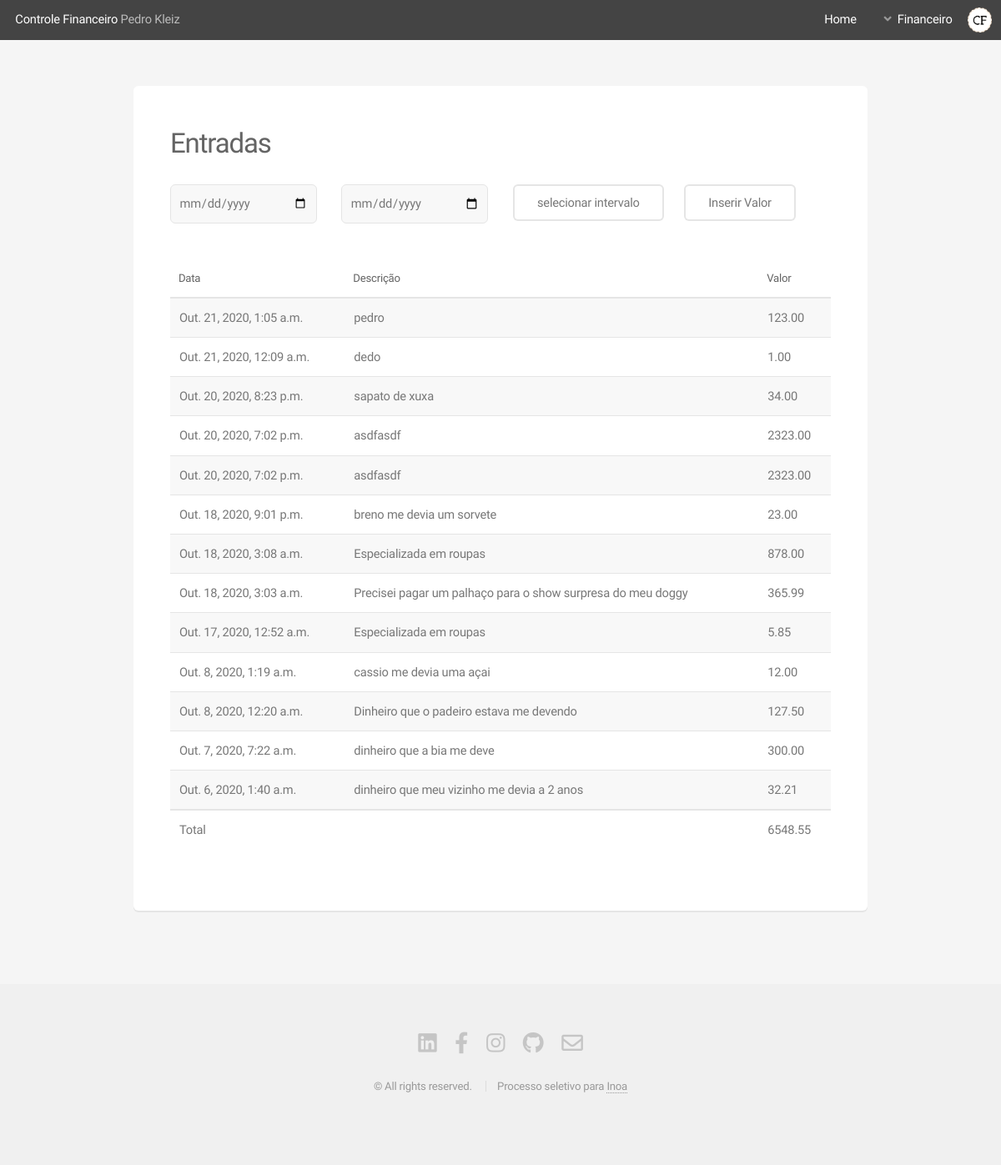
The app's page /deposit, older data.
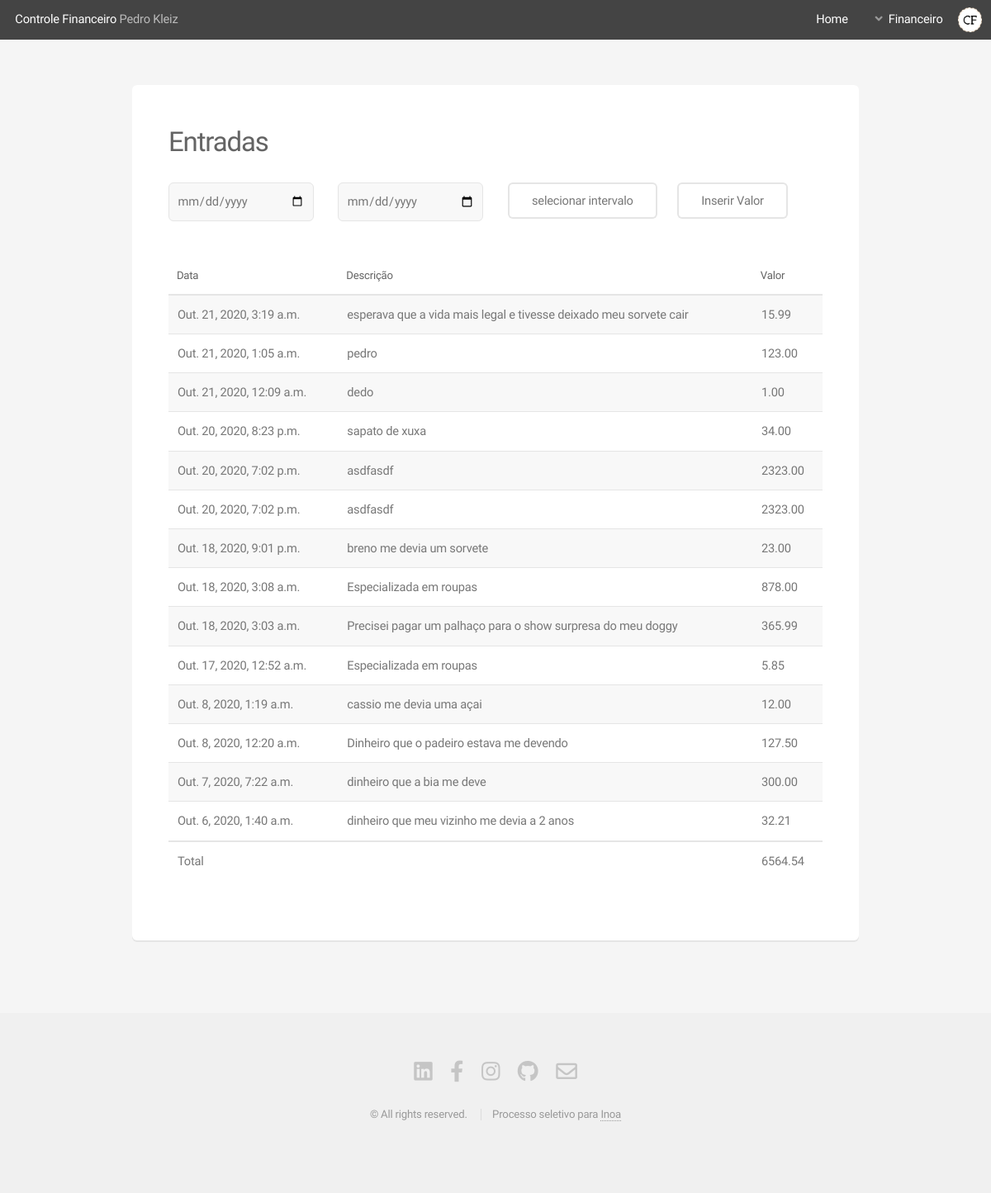
The same page, newer data.
### website/models.py (models this page shows, shortened)
class Deposit(models.Model):
    deposit_name = models.CharField(max_length=50)
    deposit_value = models.DecimalField(
        blank=False, null=False, max_digits=20, decimal_places=2)
    deposit_date = models.DateTimeField(auto_now=True)

### website/views.py (the view)
# urls.py: path('deposit', deposit_view, name='deposit'),
def deposit_view(request):
    deposits = Deposit.objects.all().order_by("deposit_date").reverse()
    sumDeposits = deposits.aggregate(sum_deposits=Sum('deposit_value'))
    dicDepositRender = {'sumDeposits': sumDeposits, 'deposits': deposits}
    return render(request, 'deposit.html', dicDepositRender)

### website/templates/deposit.html (shortened to what this page needs)
{% load static %} {% include 'partials/headerBlack.html' %}
<section id="main" class="container">
  <section class="box">
    <header>
      <div class="gtr-uniform gtr-50 col-12">
        <h2>Entradas</h2>
      </div>
      <div class="col-12">
        <form method="post" style="margin-top:3ch" action="{% url 'depositResult' %}">
          <div class="row " class="col-12-mobilep col-12-mobile gtr-50 gtr-uniform">
            <div class="col-3 col-12-mobilep col-12-mobile ">
              <input type="date" class="value-box" name="dateStart" value="">
            </div>
            <div class="col-3 col-12-mobilep col-12-mobile ">
              <input type="date" class="value-box" name="dateEnd" value="">
            </div>
            <div class="col-3 col-12-mobilep col-12-mobile col-6-narrower">
              <input type="submit" class="button alt" value="selecionar intervalo">
            </div>
            <div class="col-3 col-12-mobilep col-8-mobile col-6-narrower">
              <a href="{% url 'depositValue' %}" id="insertButton" class="button alt col-6">Inserir Valor</a>
            </div>
          </div>
        </form>
      </div>
    </header>
    <br>
    <div class="table-wrapper">
      <table>
        <thead>
          <tr>
            <th>Data</th>
            <th>Descrição</th>
            <th>Valor</th>
          </tr>
        </thead>
        <tbody>
          {% for deposit in deposits %}
          <tr>
            <td>{{deposit.deposit_date}}</td>
            <td>{{deposit.deposit_name}}</td>
            <td>{{deposit.deposit_value}}</td>
          </tr>
          {% endfor %}
        </tbody>
        <tfoot>
          <tr>
            <td>Total</td>
            <td colspan="1"></td>
            {% if sumDeposits.sum_deposits > 0 %}
              <td>{{ sumDeposits.sum_deposits|floatformat:2 }}</td>
            {% else %}
              <td>{{ sumDeposits.sum_deposits}}</td>
            {% endif %}
          </tr>
        </tfoot>
      </table>
    </div>
  </section>
</section>
{% include 'partials/footer.html'%}

Row changes from the older to the newer data that the page shows:
added Deposit: deposit_date "Out. 21, 2020, 3:19 a.m.", deposit_name "esperava que a vida mais legal e tivesse deixado meu sorvete cair", deposit_value "15.99"
Text that changed along with them:
{{ sumDeposits.sum_deposits|floatformat:2 }}: "6548.55" → "6564.54"
